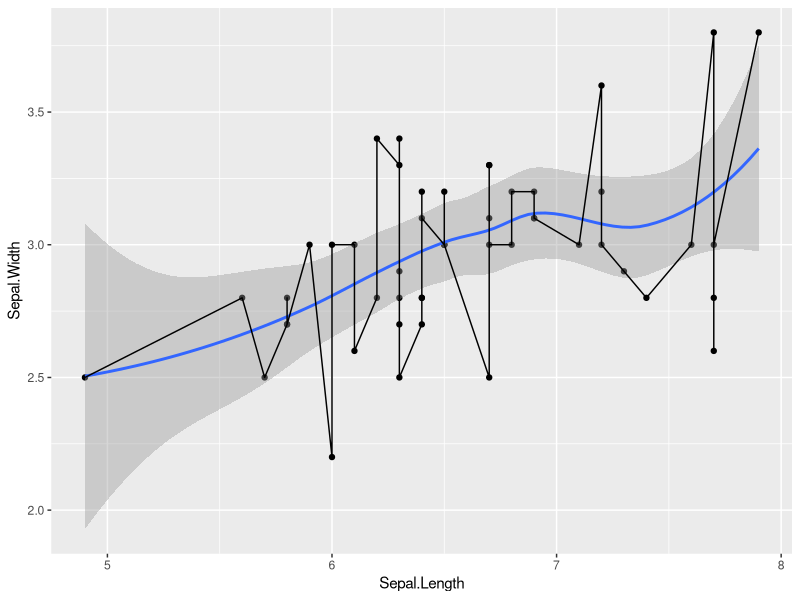
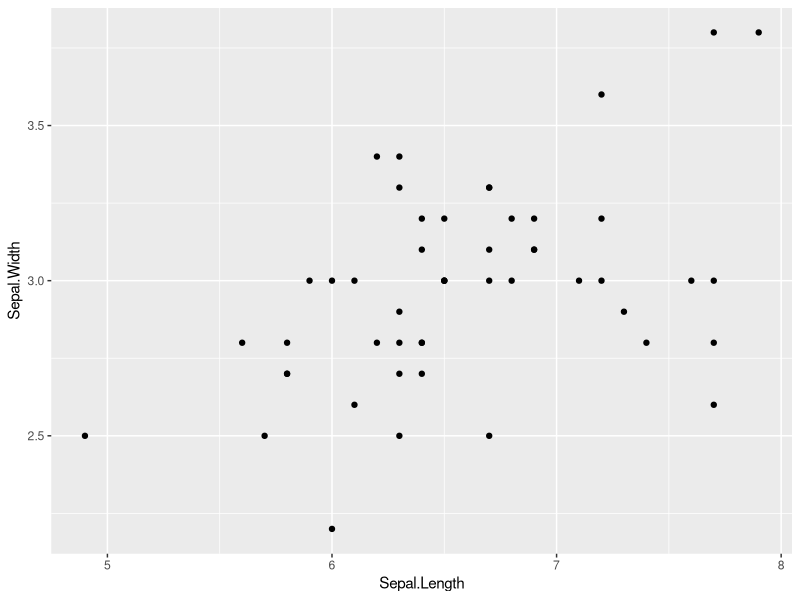
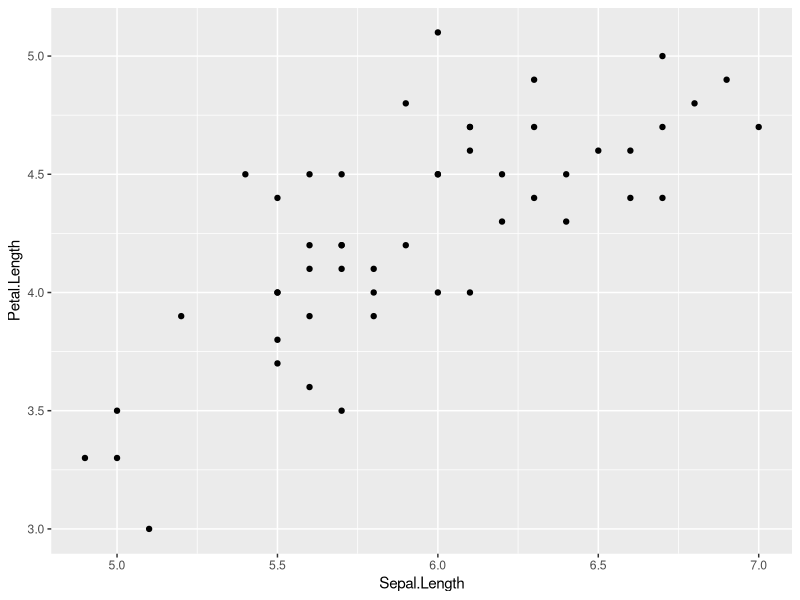
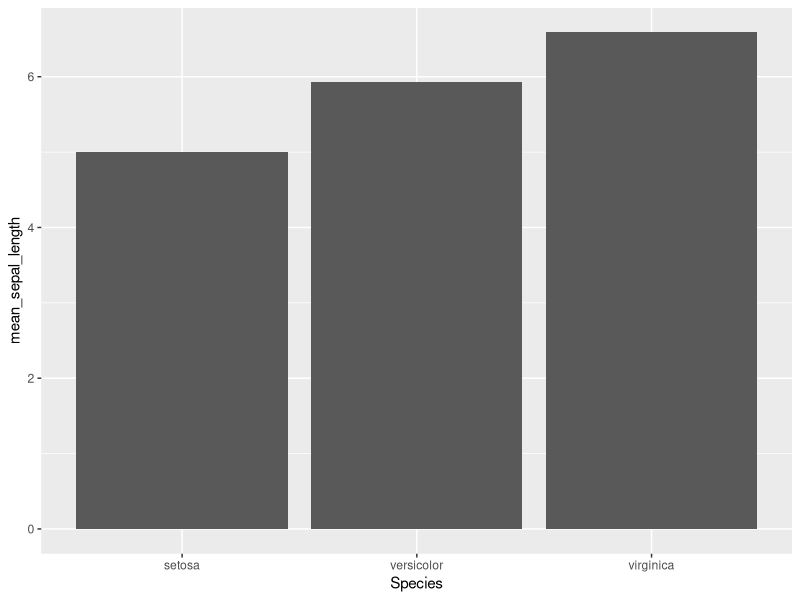
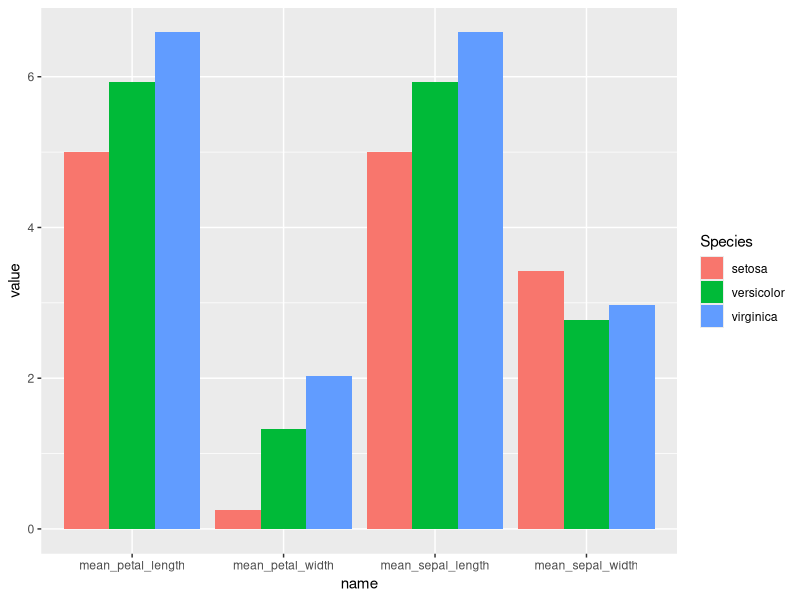
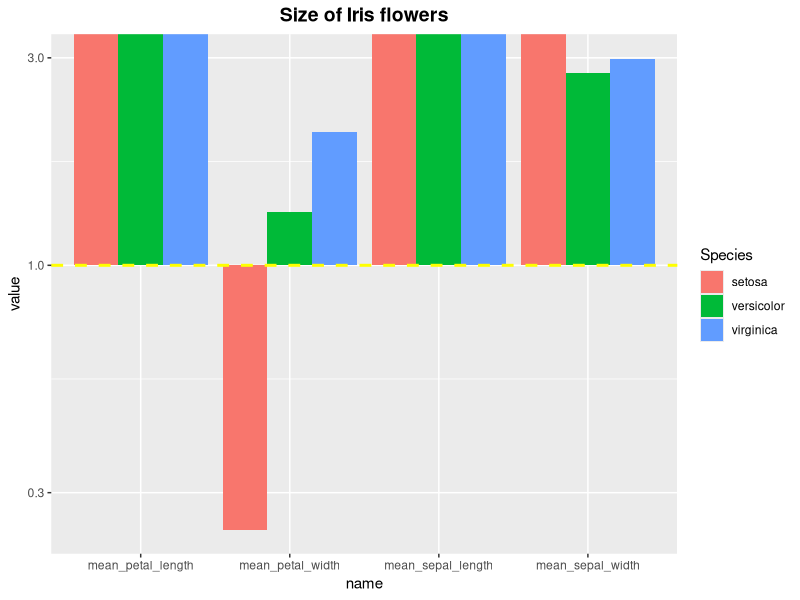
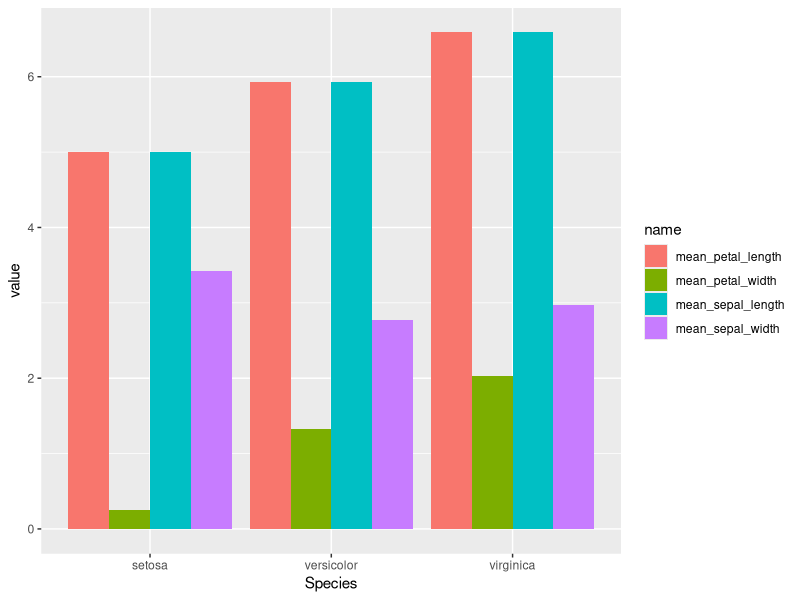
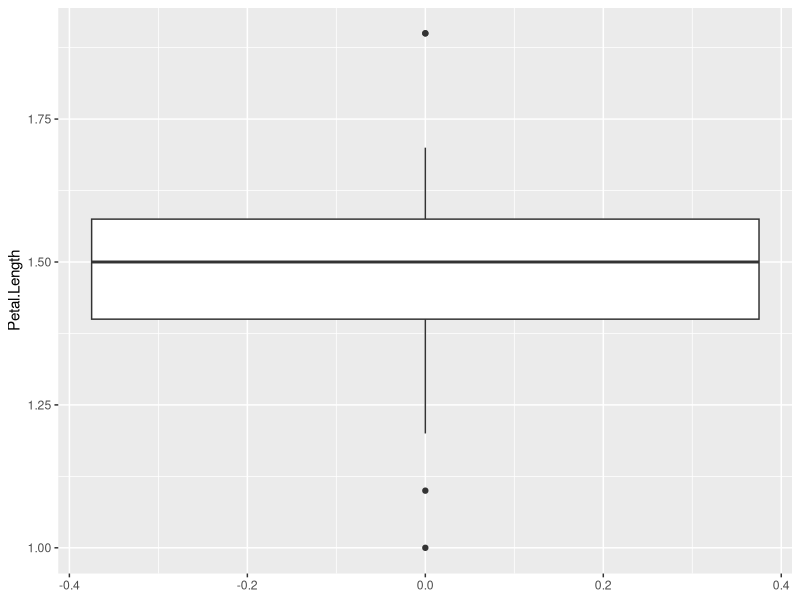

These charts were generated, in order, by the following R code:
## ---- chunk 1
library(tidyverse)
## ---- chunk 2
# note to self: Define these now for demonstration purposes later.
set.seed(6)
log_norm_dist <- data.frame(value=rlnorm(100, 15, 1)) %>%
  ggplot(aes(value)) +
  geom_histogram()
bimodal_dist <- data.frame(value=c(rnorm(100/2, mean = 2, sd = 0.5), rnorm(100/2, mean = 8, sd = 1))) %>%
  ggplot(aes(value)) +
  geom_histogram()
## ---- chunk 3
# Load an R-internal dataset and create a dataframe called iris.
data(iris)
#iris

# Look at the structure of the dataframe:
str(iris)

# Look at the first 6 rows of the dataframe:
head(iris)

# View the entire dataframe in a separate tab:
View(iris)
## ---- chunk 4
# Let's see how many measurements of each species we have:
table(iris$Species)
mean(iris$Sepal.Length) # Not very useful, because it's averaging over all species.

iris %>% # Note to self: Introduce the pipe
  group_by(Species) %>% # All following calculations will be done per category in the Species column.
  summarise(mean_sepal_length = mean(Sepal.Length), 
            mean_sepal_width = mean(Sepal.Width),
            mean_petal_length = mean(Sepal.Length),
            mean_petal_width = mean(Petal.Width)
            )
## ---- chunk 5
# Let's filter down the iris dataset to only include the virginica species.
only_virginica = iris %>%
  filter(Species=="virginica")

ggplot(only_virginica, aes(x=Sepal.Length, y=Sepal.Width)) +
  geom_point() + # Note to self: remove later
  geom_smooth() + # Note to self: add and remove later
  geom_line() # Note to self: add later
## ---- chunk 6
p <- ggplot(only_virginica, aes(x=Sepal.Length, y=Sepal.Width)) +
  geom_point()

# To visualise the plot again, simply call the variable:
p
## ---- chunk 7
# You will have to adjust the filename point to a folder on your computer.
ggsave(filename="~/PhD/Teaching/example_plot.pdf", plot=p, width=7, height=5)
## ---- chunk 8
# Solution:
only_versicolor <- iris %>%
  filter(Species=="versicolor")

ggplot(only_versicolor, aes(x=Sepal.Length, y=Petal.Length)) +
  geom_point()
## ---- chunk 9
mean_flower_sizes <- iris %>%
  group_by(Species) %>%
  summarise(mean_sepal_length = mean(Sepal.Length), 
            mean_sepal_width = mean(Sepal.Width),
            mean_petal_length = mean(Sepal.Length),
            mean_petal_width = mean(Petal.Width)
            )

# Let's fitler mean_flower_sizes down further to only include the mean sepal length
m_sep_len <- mean_flower_sizes %>%
    select(c(Species, mean_sepal_length))

ggplot(m_sep_len, aes(x=Species, y=mean_sepal_length)) +
  geom_col()

# Pie chart
# ggplot(mean_sepal_length, aes(x='', y=mean_sepal_length, fill=Species)) +
#   geom_bar(stat="identity") +
#   coord_polar("y") +
#   theme(axis.text = element_blank()) +
#   geom_text(aes(label = mean_sepal_length), position = position_stack(vjust=0.5))
## ---- chunk 10
# Look what that does to the dataframe!
mean_flower_sizes %>%
  pivot_longer(-Species) # -Species means all columns except Species. This is equivalent to c(mean_sepal_length, mean_sepal_width, mean_petal_length, mean_petal_width)

p <- mean_flower_sizes %>%
  pivot_longer(-Species) %>% # You can pipe data directly into ggplot!
  ggplot(aes(x=name, y=value, fill=Species)) +
  geom_col(position='dodge') # Note to self: First without dodge!
p
## ---- chunk 11
# We can also add and change things after saving the plot to a variable:
p + 
  geom_hline(yintercept = 1, color="yellow", linewidth = 1, linetype='dashed') + # Build this one by one for demonstration purpuses. Also save the plot to a variable and add a title later.
  ggtitle("Size of Iris flowers") +
  theme(plot.title = element_text(size=14, face="bold", hjust=0.5)) +
  scale_y_continuous(trans="log10") +
  coord_cartesian(ylim=c(-0.4,3))
## ---- chunk 12
# Solution:
mean_flower_sizes %>%
  pivot_longer(-Species) %>% 
  ggplot(aes(x=Species, y=value, fill=name)) +
  geom_col(position='dodge')
## ---- chunk 13
# To start with an easy example, let's filter down our iris dataset and plot a single box.
iris %>%
  filter(Species=="setosa") %>% 
  select(Petal.Length) %>% 
  ggplot(aes(y=Petal.Length)) +
  geom_boxplot()
## ---- chunk 14
# Let's go back to the original dataframe and make a new long table, this time on all the measurements.
tidy_iris <- iris %>%
  pivot_longer(-Species)

tidy_iris %>%
  ggplot(aes(x=name, y=value, fill=Species)) + # Note to self. First without the fill!
    geom_boxplot() #+
  #coord_flip() # Demonstration purpose.
## ---- chunk 15
# Solution
tidy_iris %>%
  filter(Species=="versicolor") %>%
  ggplot(aes(x=Species, y=value, fill=name)) +
  geom_boxplot()
## ---- chunk 16
iris %>%
  filter(Species=="setosa") %>% 
  select(Sepal.Length) %>%
  ggplot(aes(x=Sepal.Length)) +
  geom_histogram(binwidth = 0.1) # Add binwidth later to explain histograms.
## ---- chunk 17
# Similarly to what we did with the box plot, we can also add several histograms simply by adding specifying a fill
iris %>%
  ggplot(aes(x=Petal.Length, fill=Species)) +
  geom_histogram(binwidth = 0.08, position="identity", alpha=0.8) # Note to self: Add alpha and identity later. Explain it.
## ---- chunk 18
iris %>%
  ggplot(aes(x=Petal.Length, fill=Species)) +
  geom_density(alpha=0.5) # Note to self: Add alpha later
## ---- chunk 19
iris %>%
  ggplot(aes(x=Petal.Length, fill=Species)) +
  geom_histogram(binwidth = 0.08, alpha=0.8, position="identity") +
  geom_density(alpha=0.5)
## ---- chunk 20
ggplot(tidy_iris, aes(x=name, y=value, fill=Species)) +
  geom_violin() 
## ---- chunk 21
ggplot(tidy_iris, aes(x=name, y=value, fill=Species)) +
  geom_violin() + 
  facet_wrap(~name, scales="free_x") + geom_violin(draw_quantiles=c(0.25,0.5,0.75)) # Note to self: explain scales and ddd quartiles later.
## ---- chunk 22
data(PlantGrowth)
View(PlantGrowth)
# Results from an experiment to compare yields (as measured by dried weight of plants) obtained under a control and two different treatment conditions.

PlantGrowth_wide <- PlantGrowth %>%
  mutate(measurement = rep(c(1:10),3)) %>%
  pivot_wider(names_from = group, values_from = weight)
## ---- chunk 23
# Solution:
PlantGrowth_wide %>%
  ggplot(aes(x=trt1, y=trt2)) +
  geom_point() +
  ggtitle("4.8.1 - Scatter plot")
## ---- chunk 24
# Solution:
PlantGrowth %>%
  group_by(group) %>%
  summarise(median_growth = median(weight)) %>%
  ggplot(aes(x=group, y=median_growth)) +
  geom_col() +
  ggtitle("4.8.2 - Barplot")
## ---- chunk 25
# Solution
PlantGrowth %>%
  ggplot(aes(x=group, y=weight)) +
  geom_boxplot() + 
  ggtitle("4.8.3 - Boxplot")
## ---- chunk 26
# Solution:
PlantGrowth %>%
  ggplot(aes(x=weight, fill=group)) +
  geom_histogram(position="identity", alpha=0.8, binwidth = 0.15) +
  ggtitle("4.8.4 - Histogram")
## ---- chunk 27
# Solution:
PlantGrowth %>%
  ggplot(aes(x=weight, color=group)) +
  geom_density() +
  ggtitle("4.8.5 - Density plot")
## ---- chunk 28
PlantGrowth %>%
  ggplot(aes(x=group, y=weight)) +
  geom_violin(draw_quantiles=c(0.25,0.5,0.75)) +
  geom_point() +
  ggtitle("4.8.6 - Violin plot")
